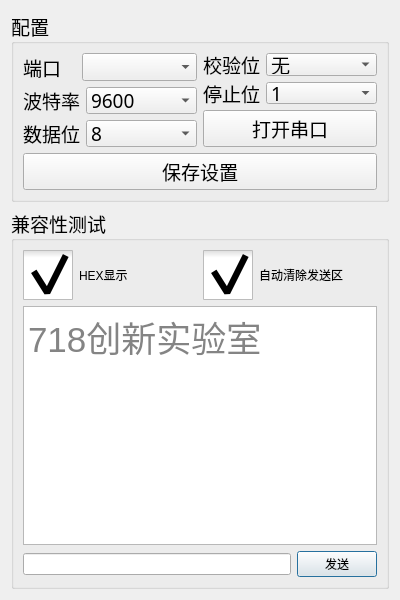
<?xml version="1.0" encoding="UTF-8"?>
<ui version="4.0">
 <class>serialport_ui</class>
 <widget class="QDialog" name="serialport_ui">
  <property name="geometry">
   <rect>
    <x>0</x>
    <y>0</y>
    <width>400</width>
    <height>600</height>
   </rect>
  </property>
  <property name="font">
   <font>
    <family>微软雅黑 Light</family>
    <pointsize>14</pointsize>
   </font>
  </property>
  <property name="windowTitle">
   <string>Dialog</string>
  </property>
  <property name="styleSheet">
   <string notr="true"/>
  </property>
  <layout class="QGridLayout" name="gridLayout_3">
   <item row="0" column="0">
    <layout class="QVBoxLayout" name="verticalLayout_7">
     <item>
      <widget class="QGroupBox" name="groupBox">
       <property name="sizePolicy">
        <sizepolicy hsizetype="Preferred" vsizetype="Maximum">
         <horstretch>0</horstretch>
         <verstretch>0</verstretch>
        </sizepolicy>
       </property>
       <property name="maximumSize">
        <size>
         <width>16777215</width>
         <height>191</height>
        </size>
       </property>
       <property name="styleSheet">
        <string notr="true"/>
       </property>
       <property name="title">
        <string>配置</string>
       </property>
       <layout class="QGridLayout" name="gridLayout">
        <item row="0" column="0">
         <layout class="QVBoxLayout" name="verticalLayout_4">
          <item>
           <layout class="QHBoxLayout" name="horizontalLayout_6">
            <item>
             <layout class="QVBoxLayout" name="verticalLayout">
              <item>
               <layout class="QHBoxLayout" name="horizontalLayout_3">
                <item>
                 <widget class="QLabel" name="label_3">
                  <property name="sizePolicy">
                   <sizepolicy hsizetype="Preferred" vsizetype="Fixed">
                    <horstretch>0</horstretch>
                    <verstretch>0</verstretch>
                   </sizepolicy>
                  </property>
                  <property name="text">
                   <string>端口   </string>
                  </property>
                 </widget>
                </item>
                <item>
                 <widget class="QComboBox" name="COMBox">
                  <property name="sizePolicy">
                   <sizepolicy hsizetype="Expanding" vsizetype="Fixed">
                    <horstretch>0</horstretch>
                    <verstretch>0</verstretch>
                   </sizepolicy>
                  </property>
                 </widget>
                </item>
               </layout>
              </item>
              <item>
               <layout class="QHBoxLayout" name="horizontalLayout_2">
                <item>
                 <widget class="QLabel" name="label_2">
                  <property name="sizePolicy">
                   <sizepolicy hsizetype="Fixed" vsizetype="Fixed">
                    <horstretch>0</horstretch>
                    <verstretch>0</verstretch>
                   </sizepolicy>
                  </property>
                  <property name="text">
                   <string>波特率</string>
                  </property>
                 </widget>
                </item>
                <item>
                 <widget class="QComboBox" name="SpeedBox">
                  <property name="sizePolicy">
                   <sizepolicy hsizetype="Expanding" vsizetype="Fixed">
                    <horstretch>0</horstretch>
                    <verstretch>0</verstretch>
                   </sizepolicy>
                  </property>
                  <item>
                   <property name="text">
                    <string>9600</string>
                   </property>
                  </item>
                  <item>
                   <property name="text">
                    <string>19200</string>
                   </property>
                  </item>
                  <item>
                   <property name="text">
                    <string>38400</string>
                   </property>
                  </item>
                  <item>
                   <property name="text">
                    <string>57600</string>
                   </property>
                  </item>
                  <item>
                   <property name="text">
                    <string>115200</string>
                   </property>
                  </item>
                 </widget>
                </item>
               </layout>
              </item>
              <item>
               <layout class="QHBoxLayout" name="horizontalLayout">
                <item>
                 <widget class="QLabel" name="label">
                  <property name="sizePolicy">
                   <sizepolicy hsizetype="Preferred" vsizetype="Fixed">
                    <horstretch>0</horstretch>
                    <verstretch>0</verstretch>
                   </sizepolicy>
                  </property>
                  <property name="text">
                   <string>数据位</string>
                  </property>
                 </widget>
                </item>
                <item>
                 <widget class="QComboBox" name="DataBox">
                  <property name="sizePolicy">
                   <sizepolicy hsizetype="Expanding" vsizetype="Fixed">
                    <horstretch>0</horstretch>
                    <verstretch>0</verstretch>
                   </sizepolicy>
                  </property>
                  <item>
                   <property name="text">
                    <string>8</string>
                   </property>
                  </item>
                  <item>
                   <property name="text">
                    <string>7</string>
                   </property>
                  </item>
                  <item>
                   <property name="text">
                    <string>6</string>
                   </property>
                  </item>
                  <item>
                   <property name="text">
                    <string>5</string>
                   </property>
                  </item>
                 </widget>
                </item>
               </layout>
              </item>
             </layout>
            </item>
            <item>
             <layout class="QVBoxLayout" name="verticalLayout_3">
              <item>
               <layout class="QVBoxLayout" name="verticalLayout_2">
                <item>
                 <layout class="QHBoxLayout" name="horizontalLayout_4">
                  <item>
                   <widget class="QLabel" name="label_4">
                    <property name="sizePolicy">
                     <sizepolicy hsizetype="Preferred" vsizetype="Fixed">
                      <horstretch>0</horstretch>
                      <verstretch>0</verstretch>
                     </sizepolicy>
                    </property>
                    <property name="text">
                     <string>校验位</string>
                    </property>
                   </widget>
                  </item>
                  <item>
                   <widget class="QComboBox" name="ChackBox">
                    <property name="sizePolicy">
                     <sizepolicy hsizetype="Expanding" vsizetype="Fixed">
                      <horstretch>0</horstretch>
                      <verstretch>0</verstretch>
                     </sizepolicy>
                    </property>
                    <item>
                     <property name="text">
                      <string>无</string>
                     </property>
                    </item>
                    <item>
                     <property name="text">
                      <string>奇效验</string>
                     </property>
                    </item>
                    <item>
                     <property name="text">
                      <string>偶效验</string>
                     </property>
                    </item>
                   </widget>
                  </item>
                 </layout>
                </item>
                <item>
                 <layout class="QHBoxLayout" name="horizontalLayout_5">
                  <item>
                   <widget class="QLabel" name="label_5">
                    <property name="sizePolicy">
                     <sizepolicy hsizetype="Preferred" vsizetype="Fixed">
                      <horstretch>0</horstretch>
                      <verstretch>0</verstretch>
                     </sizepolicy>
                    </property>
                    <property name="text">
                     <string>停止位</string>
                    </property>
                   </widget>
                  </item>
                  <item>
                   <widget class="QComboBox" name="StopBox">
                    <property name="sizePolicy">
                     <sizepolicy hsizetype="Expanding" vsizetype="Fixed">
                      <horstretch>0</horstretch>
                      <verstretch>0</verstretch>
                     </sizepolicy>
                    </property>
                    <item>
                     <property name="text">
                      <string>1</string>
                     </property>
                    </item>
                    <item>
                     <property name="text">
                      <string>2</string>
                     </property>
                    </item>
                   </widget>
                  </item>
                 </layout>
                </item>
               </layout>
              </item>
              <item>
               <widget class="QPushButton" name="PowerButton">
                <property name="text">
                 <string>打开串口</string>
                </property>
               </widget>
              </item>
             </layout>
            </item>
           </layout>
          </item>
          <item>
           <widget class="QPushButton" name="SaveButton">
            <property name="sizePolicy">
             <sizepolicy hsizetype="Expanding" vsizetype="Preferred">
              <horstretch>0</horstretch>
              <verstretch>0</verstretch>
             </sizepolicy>
            </property>
            <property name="text">
             <string>保存设置</string>
            </property>
            <property name="default">
             <bool>true</bool>
            </property>
           </widget>
          </item>
         </layout>
        </item>
       </layout>
      </widget>
     </item>
     <item>
      <widget class="QGroupBox" name="groupBox_2">
       <property name="styleSheet">
        <string notr="true">QCheckBox::indicator { 
    width: 50px;
    height: 50px;
}
QCheckBox::indicator::unchecked {   
    image: url(:/pix/pix/unckacked.png)
}
/*选中*/
QCheckBox::indicator::checked { 
    image: url(:/pix/pix/chacked.png)
}</string>
       </property>
       <property name="title">
        <string>兼容性测试</string>
       </property>
       <layout class="QGridLayout" name="gridLayout_2">
        <item row="0" column="0">
         <layout class="QVBoxLayout" name="verticalLayout_6">
          <item>
           <layout class="QHBoxLayout" name="horizontalLayout_8">
            <item>
             <widget class="QCheckBox" name="HEXBox">
              <property name="text">
               <string>HEX显示</string>
              </property>
              <property name="checked">
               <bool>true</bool>
              </property>
             </widget>
            </item>
            <item>
             <widget class="QCheckBox" name="CleanBox">
              <property name="text">
               <string>自动清除发送区</string>
              </property>
              <property name="checked">
               <bool>true</bool>
              </property>
             </widget>
            </item>
           </layout>
          </item>
          <item>
           <layout class="QVBoxLayout" name="verticalLayout_5">
            <item>
             <widget class="QTextEdit" name="ReceiveAera">
              <property name="readOnly">
               <bool>true</bool>
              </property>
              <property name="html">
               <string>&lt;!DOCTYPE HTML PUBLIC &quot;-//W3C//DTD HTML 4.0//EN&quot; &quot;http://www.w3.org/TR/REC-html40/strict.dtd&quot;&gt;
&lt;html&gt;&lt;head&gt;&lt;meta name=&quot;qrichtext&quot; content=&quot;1&quot; /&gt;&lt;style type=&quot;text/css&quot;&gt;
p, li { white-space: pre-wrap; }
&lt;/style&gt;&lt;/head&gt;&lt;body style=&quot; font-family:'SimSun'; font-size:9pt; font-weight:400; font-style:normal;&quot;&gt;
&lt;p style=&quot; margin-top:0px; margin-bottom:0px; margin-left:0px; margin-right:0px; -qt-block-indent:0; text-indent:0px;&quot;&gt;&lt;span style=&quot; font-size:26pt; color:#848484;&quot;&gt;718创新实验室&lt;/span&gt;&lt;/p&gt;&lt;/body&gt;&lt;/html&gt;</string>
              </property>
             </widget>
            </item>
            <item>
             <layout class="QHBoxLayout" name="horizontalLayout_7">
              <item>
               <widget class="QLineEdit" name="SendAera"/>
              </item>
              <item>
               <widget class="QPushButton" name="SendButton">
                <property name="sizePolicy">
                 <sizepolicy hsizetype="Fixed" vsizetype="Fixed">
                  <horstretch>0</horstretch>
                  <verstretch>0</verstretch>
                 </sizepolicy>
                </property>
                <property name="text">
                 <string>发送</string>
                </property>
                <property name="default">
                 <bool>true</bool>
                </property>
               </widget>
              </item>
             </layout>
            </item>
           </layout>
          </item>
         </layout>
        </item>
       </layout>
      </widget>
     </item>
    </layout>
   </item>
  </layout>
 </widget>
 <resources/>
 <connections/>
</ui>
